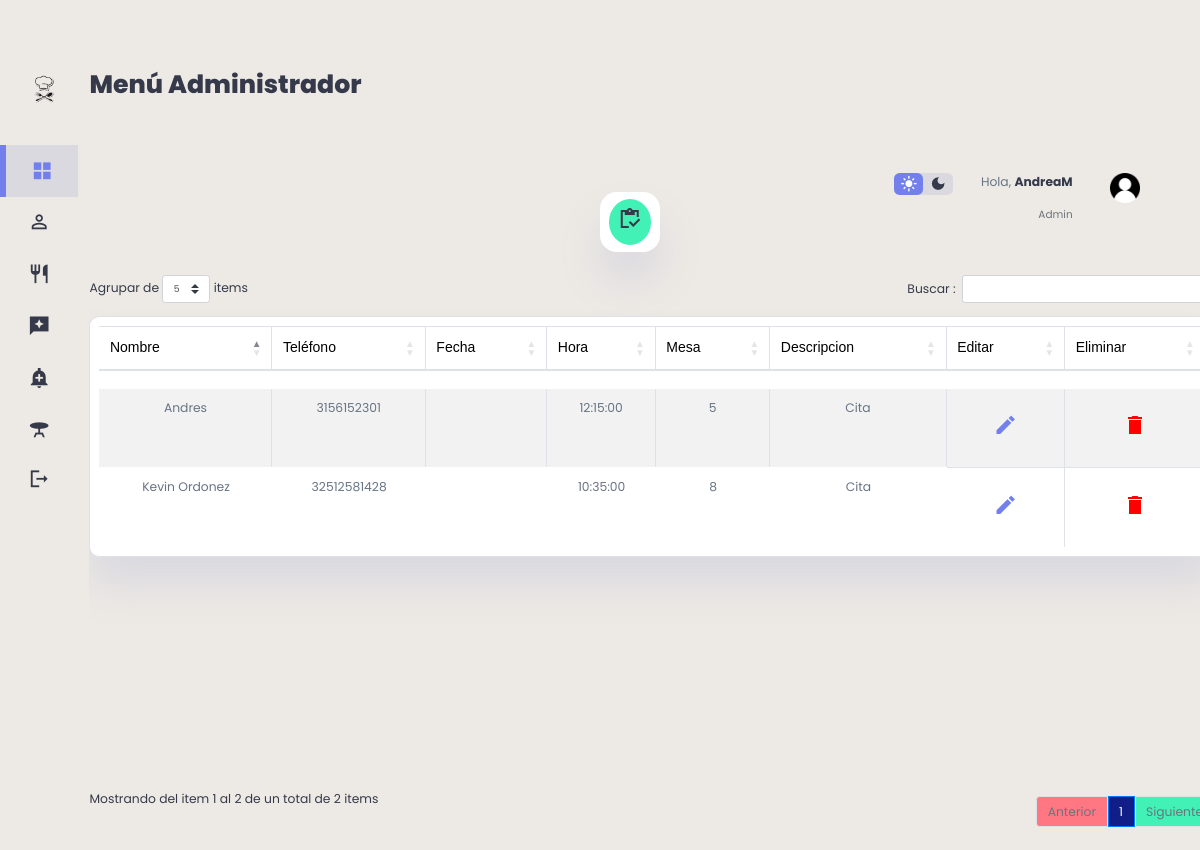
/admin/Admin.php (signed in), run on an earlier commit of the app's database.
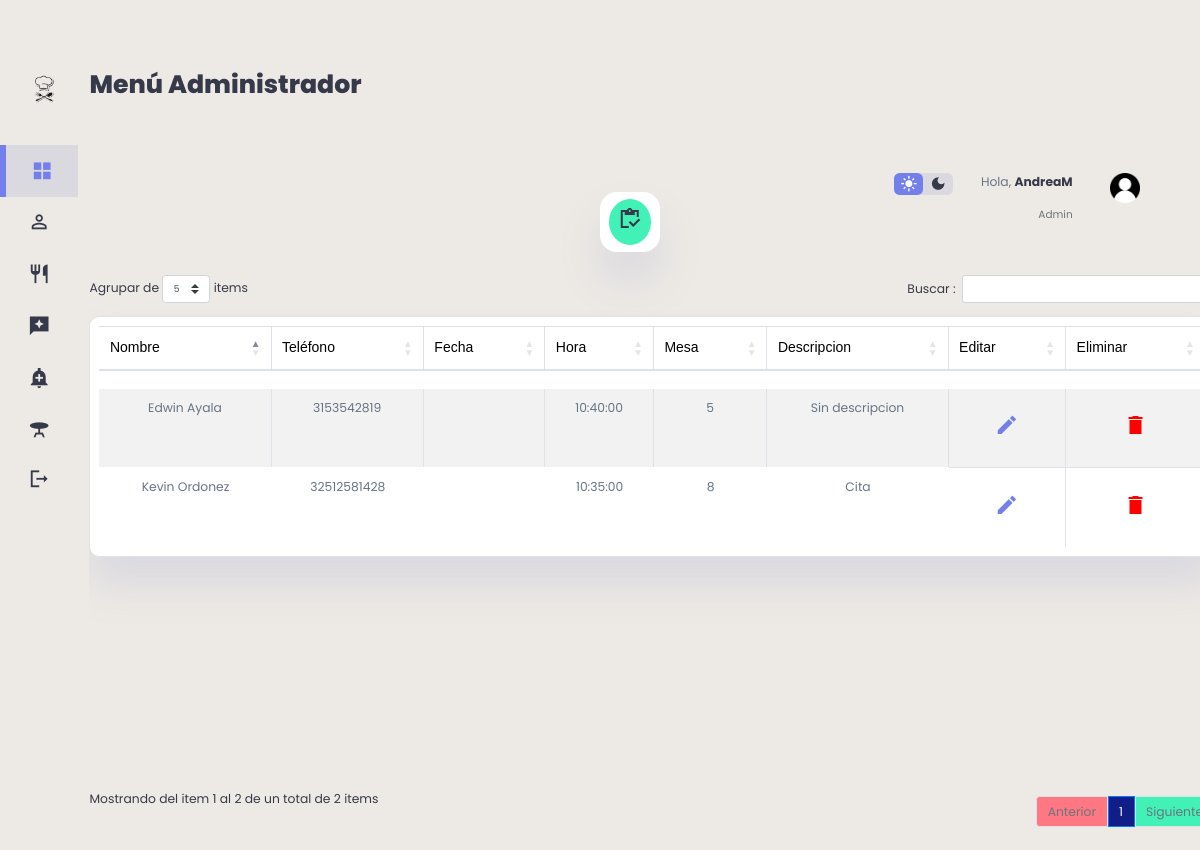
And on a later commit of the database.
### tables this page shows
CREATE TABLE `reservas` (
  `id_reserva` int(11) NOT NULL,
  `Nombre_Completo` varchar(200) DEFAULT NULL,
  `Telefono` varchar(11) NOT NULL,
  `Fecha_Reserva` date DEFAULT NULL,
  `Hora` time DEFAULT NULL,
  `Descripcion` varchar(400) DEFAULT NULL,
  `Mesa` int(11) NOT NULL,
  `Documento` int(11) NOT NULL
);

### admin/Admin.php (the view, shortened to what this page needs)
 <?php
    include("../db/conexion.php");
    $datos= "SELECT * FROM reservas";
?>
<!DOCTYPE html>
<html lang="en">
<head>
    <link rel="stylesheet" href="https://cdnjs.cloudflare.com/ajax/libs/twitter-bootstrap/4.1.3/css/bootstrap.css">
    <link rel="stylesheet" href="https://cdn.datatables.net/1.10.20/css/dataTables.bootstrap4.min.css">
    <link rel="stylesheet"a href="../admin/style.css">
</head>
<body>
<div class="content">
    <div class="container1">
        <aside>
            <div class="top">
                 <div class="logo">
                       <img src="img/icon.png">
                 </div>
            </div>
            <div class="sidebar">
                <a href="../admin/admin.php" class="active">
                     <span class="material-icons-sharp">grid_view</span>
                </a>
                <a href="../clientes/clientes.php">
                    <span class="material-icons-sharp">person_outline</span>
               </a>
               <a href="../platillos/platillos.php">
                    <span class="material-icons-sharp">restaurant</span>
               </a>
               <a href="../resenas/resenas.php">
                    <span class="material-icons-sharp">reviews</span>
                </a>
                <a href="../ventas/ventas.php">
                    <span class="material-icons-sharp">add_alert</span>
                </a>
                <a href="../mesas/mesa.php">
                    <span class="material-icons-sharp">table_bar</span>
                </a>
                <a href="../view/cerrar_sesion.php">
                    <span class="material-icons-sharp">logout</span>
                </a>
            </div>
        </aside>
        <main>
            <h1>Menú Administrador</h1>
            <br>
            <div class="recent-orders">
            <table id="tablax" border="0" cellspacing="5" cellpadding="5" class="table table-striped table-bordered" style="width:100%" >
            <div class="container2" style="margin-top: 10px;padding: 5px">
                <thead>
                    <tr>
                            <td> <font face="Arial" style="color: var(--color-info-dark); font-size: 1rem;">Nombre</font> </td>
                            <td> <font face="Arial" style="color: var(--color-info-dark); font-size: 1rem;">Teléfono</font> </td>
                            <td> <font face="Arial" style="color: var(--color-info-dark); font-size: 1rem;">Fecha</font> </td>
                            <td> <font face="Arial" style="color: var(--color-info-dark); font-size: 1rem;">Hora</font> </td>
                            <td> <font face="Arial" style="color: var(--color-info-dark); font-size: 1rem;">Mesa</font> </td>
                            <td> <font face="Arial" style="color: var(--color-info-dark); font-size: 1rem;">Descripcion</font> </td>
                            <td> <font face="Arial" style="color: var(--color-info-dark); font-size: 1rem;">Editar</font> </td>
                            <td> <font face="Arial" style="color: var(--color-info-dark); font-size: 1rem;">Eliminar</font> </td>
                        </tr>
                    </thead>
                </div>
                    <tbody>
                    <?php foreach ($conexion -> query($datos) as $row) {
                        ?>
                                <tr>
                                    <td><p><?php echo $row['Nombre_Completo'] ?></p></td>
                                    <td><p><?php echo $row['Telefono'] ?></p></td>
                                    <td><p><?php echo $row['Fecha'] ?></p></td>
                                    <td><p><?php echo $row['Hora'] ?></p></td>
                                    <td><p><?php echo $row['Mesa'] ?></p></td>
                                    <td><p><?php echo $row['Descripcion'] ?></p></td>
                                    <th><a href="actualizar.php?id_reserva=<?php echo $row['id_reserva']?>"> <span class="material-icons-sharp">edit</span> </a></th>
                                    <th><a href="delete.php?id_reserva=<?php echo $row['id_reserva']?>"> <span class="material-icons-sharp" style="color: red;">delete</span> </a></th>
                                </tr>
                        <?php
                        }
                    ?>
                    </tbody>
                </table>
            </div>
        </main>
        <div class="right">
            <div class="top">
                <div class="theme-toggler">
                    <span class="material-icons-sharp active">light_mode</span>
                    <span class="material-icons-sharp">dark_mode</span>
                </div>
                <div class="profile">
                    <div class="info">
                        <p>Hola, <b><?php echo $_SESSION['usuario']; ?></b></p>
                        <small class="text-muted">Admin</small>
                    </div>
                    <div class="profile-photo">
                       <img src="./img/user.png">
                    </div>
                </div>
            </div>
            <div class="sales-analytics">
                <div class="item customers">
                    <div class="icon">
                        <a target="_blank" href="../Rreservas/reservas.php"><span class="material-icons-sharp">inventory</span></a>
                    </div>
                </div>
            </div>
        </div>
    </div>
</div>
</body>
</html>

What changed in the data, as far as the page shows it:
removed reservas: Nombre_Completo "Andres", Telefono "3156152301", Hora "12:15:00", Mesa "5", Descripcion "Cita"
added reservas: Nombre_Completo "Edwin Ayala", Telefono "3153542819", Hora "10:40:00", Mesa "5", Descripcion "Sin descripcion"
